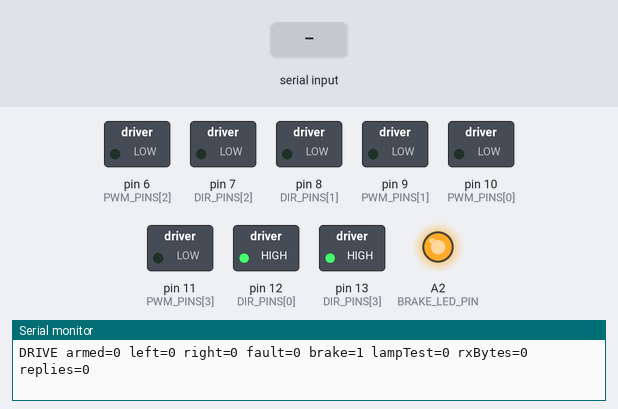
Bench run of a sketch on a simulated Arduino Uno, built with avr-gcc and run on an emulated ATmega328P. On the bench: switched loads named in the sketch (green lamp = pin HIGH), output pins drawn as LEDs (lit = HIGH), the last lines printed to the serial monitor. Dashed ring = blinking. The test bench sets the inputs (shaded band).

Above: at 1.2 s.
1.3 s: "b90\n" received over Serial
At 3.1 s:
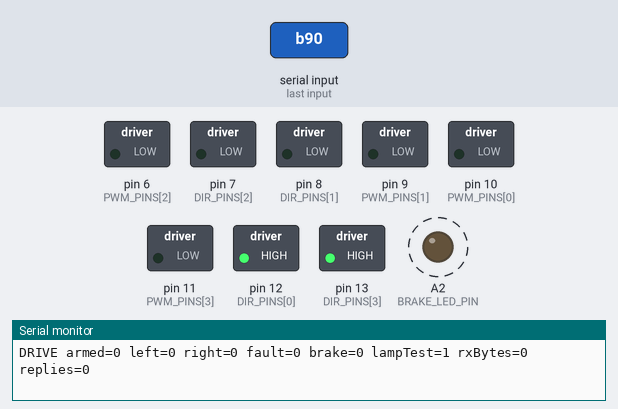
7.3 s: "B,45\n" received over Serial
At 14.5 s:
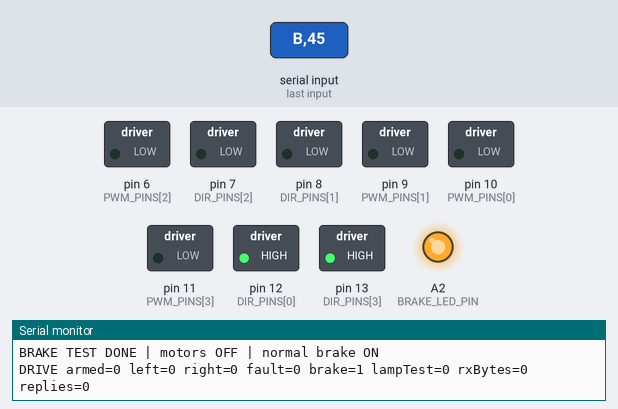
Timing chart, 0 to 15.8 s (numbered marks = the images above; inputs shaded):
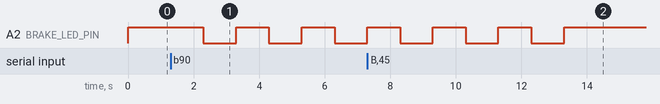

The sketch:

uno_lane_drive.ino
```cpp
#include <Arduino.h>
#include <SoftwareSerial.h>
#include <Wire.h>
#include "DriveSafety.h"
// Set only after checking the actual LED wiring. -1 reports unavailable.
#ifndef BRAKE_LED_PIN
#define BRAKE_LED_PIN 16 // UNO A2; user confirmed signal wiring
#endif
#ifndef BRAKE_LED_ACTIVE_HIGH
#define BRAKE_LED_ACTIVE_HIGH 1
#endif
static_assert(BRAKE_LED_PIN==-1 || (BRAKE_LED_PIN>=2 && BRAKE_LED_PIN<=5) ||
              BRAKE_LED_PIN==A2 || BRAKE_LED_PIN==A3,
              "Brake LED pin conflicts with motor/UART/I2C pins");
bool brakeLampOn=false;
drive::LampBlink lampTest;

// Proven wheel order: RF=M2, LF=M3, LR=M4, RR=M1.
const uint8_t PWM_PINS[4]={10,9,6,11};
const uint8_t DIR_PINS[4]={12,8,7,13};
const uint8_t FORWARD_LEVEL[4]={HIGH,LOW,LOW,HIGH};
// MaixCAM2 UART via level shifter. A4/A5 reserved for original ESP32 I2C.
SoftwareSerial cameraSerial(A0,A1); // RX, TX
drive::State state;
char line[48]; uint8_t used=0; bool dropping=false;
uint32_t lastLog=0, rxBytes=0, replies=0;

void outputs() {
  if (lampTest.update(millis())) Serial.println(F("BRAKE TEST DONE | motors OFF | normal brake ON"));
  if (lampTest.active) state.stop(state.emergency?4:0);
  brakeLampOn=BRAKE_LED_PIN>=0 && lampTest.level(millis(),state.brakeRequired());
#if BRAKE_LED_PIN >= 0
  digitalWrite(BRAKE_LED_PIN,brakeLampOn==bool(BRAKE_LED_ACTIVE_HIGH)?HIGH:LOW);
#endif
  int values[4]={state.right,state.left,state.left,state.right};
  for (uint8_t i=0;i<4;++i) {
    int value=values[i];
    uint8_t level=value<0 ? !FORWARD_LEVEL[i] : FORWARD_LEVEL[i];
    if (digitalRead(DIR_PINS[i])!=level) analogWrite(PWM_PINS[i],0);
    digitalWrite(DIR_PINS[i],level);
    analogWrite(PWM_PINS[i],uint8_t(value<0?-value:value));
  }
}
void reply(uint16_t sequence) {
  char payload[40], out[48];
  snprintf(payload,sizeof(payload),"%u,%u,%d,%d,%u,%u",sequence,state.armed?1:0,state.left,state.right,state.fault,
           4u | (BRAKE_LED_PIN>=0?1u:0u) | (brakeLampOn?2u:0u));
  snprintf(out,sizeof(out),"!%s*%02X\n",payload,drive::crc8(payload));
  cameraSerial.print(out); ++replies;
}
void setup() {
#if BRAKE_LED_PIN >= 0
  digitalWrite(BRAKE_LED_PIN,BRAKE_LED_ACTIVE_HIGH?HIGH:LOW);
  pinMode(BRAKE_LED_PIN,OUTPUT);
#endif
  for (uint8_t i=0;i<4;++i) {
    digitalWrite(PWM_PINS[i],LOW); pinMode(PWM_PINS[i],OUTPUT);
    digitalWrite(DIR_PINS[i],FORWARD_LEVEL[i]); pinMode(DIR_PINS[i],OUTPUT);
  }
  Serial.begin(115200); cameraSerial.begin(9600);
  Wire.begin(); // A4=SDA, A5=SCL
  Wire.setClock(100000);
  Wire.setWireTimeout(25000, true);
  Serial.print(F("LANE DRIVE READY | DISARMED | A0=RX A1=TX | maxPWM="));
  Serial.print(drive::MAX_PWM); Serial.println(F(" | watchdog=350ms"));
  Serial.println(F("USB s=estop; u=clear; b=brake lamp test; i=probe ESP32 I2C (disarmed only)"));
}
void loop() {
  while (Serial.available()) {
    char c=Serial.read();
    if (c=='s'||c=='S') state.estop();
    if (c=='b'||c=='B') {
      if (BRAKE_LED_PIN<0 || !lampTest.start(state.armed,millis())) Serial.println(F("BRAKE TEST REFUSED"));
      else { state.stop(state.emergency?4:0);outputs();Serial.println(F("BRAKE TEST START | 3 flashes / 6 seconds | motors locked OFF")); }
    }
    if (c=='i'||c=='I') {
      if (state.armed) Serial.println(F("I2C probe refused: stop first"));
      else {
        outputs();
        Wire.clearWireTimeoutFlag();
        Wire.beginTransmission(0x52); // Address-only probe, no camera settings changed.
        uint8_t error=Wire.endTransmission();
        bool timeout=Wire.getWireTimeoutFlag();
        Serial.print(F("ESP32 I2C 0x52: "));
        if (!error && !timeout) Serial.println(F("ACK (presence only; not lane data)"));
        else { Serial.print(F("NO ACK error=")); Serial.print(error); Serial.print(F(" timeout=")); Serial.println(timeout); }
      }
    }
    if ((c=='u'||c=='U') && !state.armed) { state.emergency=false; state.stop(); }
  }
  state.tick(millis()); outputs();
  while (cameraSerial.available()) {
    char c=cameraSerial.read(); ++rxBytes;
    if (c=='\r') continue;
    if (c=='\n') {
      if (!dropping && used) {
        line[used]='\0'; uint16_t seq=0;
        bool ok=state.accept(line,millis(),seq); outputs();
        if (ok) reply(seq);
      }
      used=0; dropping=false;
    } else if (!dropping) {
      if (c>=32 && c<=126 && used<sizeof(line)-1) line[used++]=c;
      else { dropping=true; state.stop(1); outputs(); }
    }
    state.tick(millis()); outputs();
  }
  if (cameraSerial.overflow()) { state.stop(1); outputs(); }
  if (uint32_t(millis()-lastLog)>=1000) {
    lastLog=millis();
    Serial.print(F("DRIVE armed=")); Serial.print(state.armed);
    Serial.print(F(" left=")); Serial.print(state.left);
    Serial.print(F(" right=")); Serial.print(state.right);
    Serial.print(F(" fault=")); Serial.print(state.fault);
    Serial.print(F(" brake=")); Serial.print(brakeLampOn);
    Serial.print(F(" lampTest=")); Serial.print(lampTest.active);
    Serial.print(F(" rxBytes=")); Serial.print(rxBytes);
    Serial.print(F(" replies=")); Serial.println(replies);
  }
}
```

DriveSafety.h
```cpp
#pragma once
#include <stdint.h>
#include <stdlib.h>
#include <string.h>

namespace drive {
const int MAX_PWM = 255;
static_assert(MAX_PWM>0 && MAX_PWM<=255,"PWM limit must fit analogWrite duty range");
const uint32_t WATCHDOG_MS = 350;
inline uint8_t crc8(const char* s) {
  uint8_t crc = 0;
  while (*s) {
    crc ^= uint8_t(*s++);
    for (uint8_t i=0; i<8; ++i) crc = crc & 0x80 ? uint8_t((crc<<1)^7) : uint8_t(crc<<1);
  }
  return crc;
}
inline int hex(char c) {
  if (c>='0' && c<='9') return c-'0';
  if (c>='A' && c<='F') return c-'A'+10;
  return -1;
}
struct State {
  bool armed=false, emergency=false;
  int left=0, right=0;
  uint8_t fault=0;
  uint16_t sequence=0;
  uint32_t lastDrive=0;
  bool brakeRequired() const { return !armed || (left==0 && right==0); }
  void stop(uint8_t why=0) { armed=false; left=right=0; fault=why; }
  void tick(uint32_t now) {
    // Continuous driving has no session limit; fresh commands are still required.
    if (armed && uint32_t(now-lastDrive)>=WATCHDOG_MS) stop(2);
  }
  void estop() { emergency=true; stop(4); }
  // @sequence,operation,leftPWM,rightPWM*CRC8
  // 0=stop/disarm, 1=arm at zero, 2=drive, 3=status (does not feed watchdog).
  bool accept(char* line, uint32_t now, uint16_t& replySequence) {
    tick(now);
    char* star=strchr(line,'*');
    if (line[0]!='@' || !star || strlen(star)!=3 || hex(star[1])<0 || hex(star[2])<0) { stop(1); return false; }
    int checksum=hex(star[1])*16+hex(star[2]);
    *star='\0';
    if (crc8(line+1)!=checksum) { stop(1); return false; }
    long values[4]; char* p=line+1;
    for (uint8_t i=0; i<4; ++i) {
      char* begin=p;
      if (*p=='-' && i>=2) ++p;
      if (*p<'0'||*p>'9') { stop(1); return false; }
      uint8_t digits=0;
      while (*p>='0' && *p<='9') { ++p; if (++digits>5) { stop(1); return false; } }
      if (*p!=(i==3?'\0':',')) { stop(1); return false; }
      values[i]=strtol(begin,0,10);
      if (i<3) ++p;
    }
    if (values[0]<0 || values[0]>65535 || values[1]<0 || values[1]>3 ||
        values[2]<-MAX_PWM || values[2]>MAX_PWM || values[3]<-MAX_PWM || values[3]>MAX_PWM) { stop(1); return false; }
    replySequence=uint16_t(values[0]);
    uint8_t op=uint8_t(values[1]);
    if (op!=2 && (values[2] || values[3])) { stop(1); return false; }
    if (op==0) { stop(emergency?4:0); return true; }
    if (op==3) return true;
    if (emergency) { stop(4); return true; }
    if (op==1) { left=right=0; armed=true; fault=0; sequence=replySequence; lastDrive=now; return true; }
    uint16_t delta=uint16_t(replySequence-sequence);
    if (!armed || delta==0 || delta>=32768) { stop(3); return true; }
    sequence=replySequence; left=int(values[2]); right=int(values[3]); lastDrive=now; fault=0;
    return true;
  }
};
// Bounded USB-only lamp diagnostic. The sketch locks motors while active.
struct LampBlink {
  bool active=false;
  uint32_t began=0;
  bool start(bool motorArmed,uint32_t now) {
    if (motorArmed) return false;
    began=now;active=true;return true;
  }
  bool update(uint32_t now) {
    if (active && uint32_t(now-began)>=6000) { active=false;return true; }
    return false;
  }
  bool level(uint32_t now,bool normalBrake) const {
    return active ? (uint32_t(now-began)/1000)%2==0 : normalBrake;
  }
};

}
```

Measured:
- after the input at 1.3 s, A2 (BRAKE_LED_PIN): alternates HIGH for 1.0 s and LOW for 1.0 s, starting after 1.0 s
- after the input at 7.3 s, A2 (BRAKE_LED_PIN): alternates HIGH for 1.0 s and LOW for 1.0 s, 6 changes in all, then stays HIGH, starting after 1.0 s
